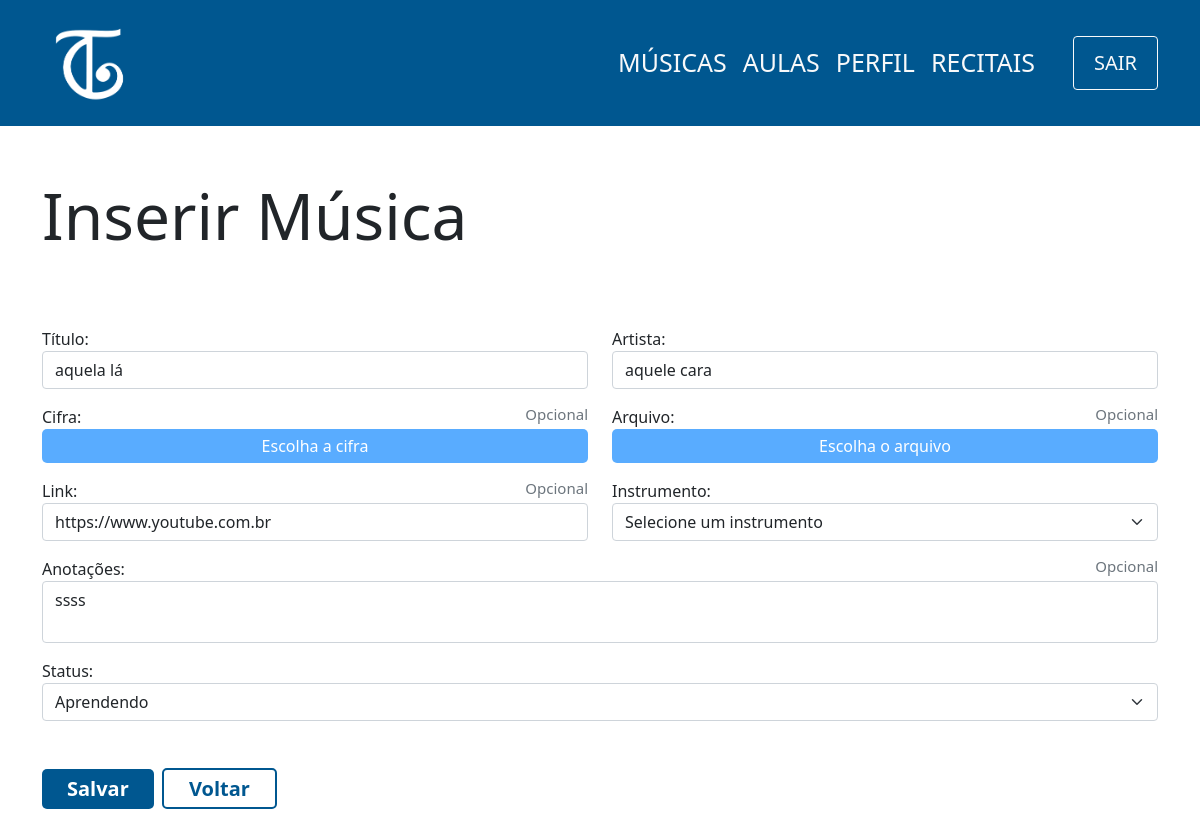
The app's page /view/musica/edit.php?idAluno=1&idMusica=1 (signed in) with its own data.
### tables this page shows
CREATE TABLE musica(
                id INTEGER PRIMARY KEY,
                nome varchar(100) not null,
                artista varchar(100) not null,
                anotacoes varchar(300) not null,
                progressao smallint not null, -- 0 -> aprendendo, 1 -> completo, 2 -> em espera, 3 -> planejando aprender
                cifra varchar(150),
                link varchar(150),
                arquivo_musica varchar(150),
                instrumento smallint not null,
                id_aluno integer not null,
                foreign key (id_aluno) references aluno(id) ON DELETE CASCADE
            );

### controller/musica/edit.php (called while the page is built)
<?php
    require '../../db/connection.php';
    if(isset($_GET['idMusica'])){
        $id = $_GET['idMusica'];
        try {
            $sql=$db->prepare('SELECT * FROM musica WHERE id=:id');
            $sql->bindParam(':id',$id);
            $sql->execute();
            $musica=$sql->fetch();
        } catch (PDOException $e) {
            echo 'Erro ao executar comando no banco de dados: ' . $e->getMessage();
            exit();
        }
    } else {
        header('Location:../../view/aluno/musicas.php?id='.$_GET['idAluno']);
    }
?>

### view/musica/edit.php (the view, shortened to what this page needs)
<?php
    include '../../layouts/navbar.php';
    include '../../controller/musica/edit.php';
?>
<div class="container">
    <div class="row mt-5">
        <h1 class="mt-1 display-3">Inserir Música</h1>
        <form class="mt-5" action="../../controller/musica/update.php" method="POST">
            <?php
                echo '
                <div class="row mt-3">
                    <div class="col-6">
                        <label for="titulo">Título: </label>
                        <input type="text" class="form-control" id="titulo" name="titulo" value="'.$musica['nome'].'" placeholder="Título da Música" required>
                    </div>
                    <div class="col-6">
                        <label for="artista">Artista: </label>
                        <input type="text" class="form-control" id="artista" name="artista" value="'.$musica['artista'].'" placeholder="Nome do Artista" required>
                    </div>
                </div>
                <div class="row mt-3">
                    <div class="col-6">
                        <label for="cifra" class="d-flex justify-content-between">
                            <span>Cifra:</span>
                            <span class="text-muted display-3" style="font-size:15px;">Opcional</span>
                        </label>
                        <label for="cifra" id="btnCifra" class="btn-file">Escolha a cifra</label>
                    </div>
                    <div class="col-6">
                        <label for="arquivo" class="d-flex justify-content-between">
                            <span>Arquivo:</span>
                            <span class="text-muted display-3" style="font-size:15px;">Opcional</span>
                        </label>
                        <label for="arquivo" id="btnFile" class="btn-file">Escolha o arquivo</label>
                    </div>
                </div>
                <div class="row mt-3">
                    <div class="col-6">
                        <label for="link" class="d-flex justify-content-between">
                            <span>Link:</span>
                            <span class="text-muted display-3" style="font-size:15px;">Opcional</span>
                        </label>
                        <input type="text" class="form-control" id="link" name="link" value="'.$musica['link'].'" placeholder="Link para a música">
                    </div>
                    <div class="col-6">
                        <label for="instrumento">Instrumento: </label>
                        <select class="form-select" aria-label="Default select example" name="instrumento" id="instrumento" required>
                            <option value="" selected disabled>Selecione um instrumento</option>
                        </select>
                    </div>
                </div>
                <div class="form-group mt-3">
                    <label for="anotacoes" class="d-flex justify-content-between">
                        <span>Anotações:</span>
                        <span class="text-muted display-3" style="font-size:15px;">Opcional</span>
                    </label>
                    <textarea class="form-control" id="anotacoes" name="anotacoes" placeholder="Anotações sobre a música" style="resize:none;">'.$musica['anotacoes'].'</textarea>
                </div>
                <div class="form-group mt-3">
                    <label for="status">Status: </label>
                        <select class="form-select" aria-label="Default select example" name="status" id="status">
                            <option value="1" selected>Aprendendo</option>
                        </select>
                </div>
                <input type="hidden" id="idAluno" name="idAluno" value="'.$_GET['idAluno'].'">
                <input type="hidden" id="idMusica" name="idMusica" value="'.$_GET['idMusica'].'">
                <div class="mt-5 mb-5">
                    <button type="submit" class="btn-principal">Salvar</button>
                    <span class="btn-secundario mx-1">
                        <a href="../aluno/musicas.php?id='.$_GET['idAluno'].'" style="text-decoration:none;color:#005790">Voltar</a>
                    </span>
                </div>
                ';
            ?>
        </form>
    </div>
</div>

### css/style.css (style rules this page uses)
a { text-decoration: none; color:white; }
.btn-principal { background-color: #005790; color:white; padding: 5px 25px; font-weight: 600; font-size:20px; border:none; border-radius:5px; cursor: pointer; text-decoration: none; }
.btn-secundario { box-sizing: border-box; text-decoration: none; background-color: white; color: #005790; text-decoration:none; padding: 5px 25px; font-weight: 600; font-size:20px; border: solid 2px #005790; border-radius:5px; cursor: pointer; }

### view/musica/edit.php (style rules this page uses)
.btn-file { background-color: #59acff; cursor: pointer; color: white; border-radius: 5px; padding: 5px 10px; font-weight: lighter; width: auto; display: block; text-align: center; transition: 0.3s ease; }

### records on screen
musica: titulo "aquela lá", artista "aquele cara", link "https://www.youtube.com.br", anotacoes "ssss"
